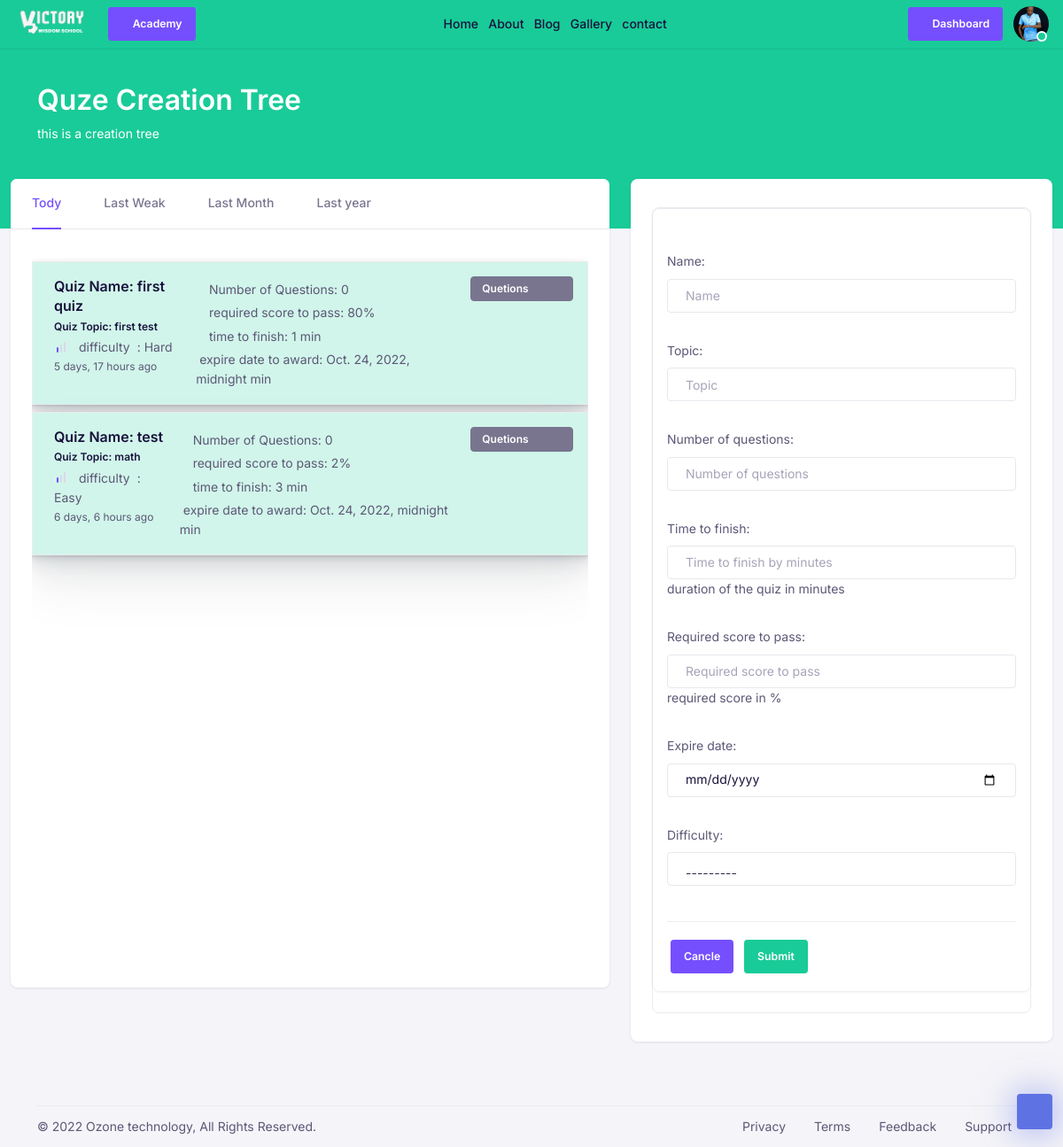
Page /quizzes/htmx/creation_tree/ (signed in) on the committed database.
### main/models.py (models this page shows, shortened)
class GeneralSetting(models.Model):
    site_name = models.CharField(max_length=200, help_text="Enter your website name below")
    site_description = models.TextField(help_text="The site title might be the name of your company or organization, or a brief description of the organization, or a combination of the two.")
    logo=models.ImageField(upload_to="main/images", help_text="Upload your website logo - 120 x 40 ")
    favicon = models.ImageField(upload_to="main/images", help_text="Upload your website favicon - Standard for most desktop browsers. 32×32")
    created = models.DateTimeField(auto_now_add=True)
    updated = models.DateTimeField(auto_now=True)

### accounts/models.py (models this page shows, shortened)
class User(AbstractUser):
    username_validator = UnicodeUsernameValidator()
    email_validator = EmailValidator()
    about = models.TextField(null=True, blank=True)
    bio = models.TextField(null=True, blank=True)
    birth_date = models.DateField(null=True)
    email = models.EmailField(unique=True, validators = [email_validator])
    username = models.CharField(
        max_length=191,
        validators = [username_validator],
        help_text="Required. 150 characters or fewer. Usernames may contain alphanumeric, _, @, +, . and - characters.",
        unique=True,null=True, blank=True
    )
    USERNAME_FIELD = "email"
    REQUIRED_FIELDS = ['username']
    GENDER_CHOICE = (
        ("male", "Male"),
        ("female", "Female"),
    )
    gender = models.CharField(choices=GENDER_CHOICE, max_length=10)
    def is_academic_registrar(self):
        academic_registrar_permissions = [
            "academy.add_branch",
            "academy.change_branch",
            "academy.delete_branch",
            "academy.add_department",
            "academy.change_department",
            "academy.delete_department",
            "academy.add_subject",
            "academy.change_subject",
            "academy.delete_subject",
            "academy.add_section",
            "academy.change_section",
            "academy.delete_section",
        ]
        all_user_perms =  list(self.get_all_permissions())
        has_num_parm = 0
        for perms in academic_registrar_permissions:
          if perms in all_user_perms:
            has_num_parm += 1
        if has_num_parm == len(academic_registrar_permissions):
          return True
        else:
          return False
    def is_student_registrar(self):
        student_registrar_permissions = [
            "accounts.add_user",
            "accounts.change_user",
            "accounts.delete_user",
            "students.add_student",
            "students.change_student",
            "students.delete_student",
        ]
        all_user_perms =  list(self.get_all_permissions())
        has_num_parm = 0
        for perms in student_registrar_permissions:
          if perms in all_user_perms:
            has_num_parm += 1
        if has_num_parm == len(student_registrar_permissions):
          return True
        else:
          return False
    def get_profile_image(self):
        image = self.userimage_set.order_by("-updated", "-created").filter(role = "profile_image")
        if image.exists():
            return image.first().image
        else:
            return None
    class Meta:
        verbose_name = "user"
        ordering = ["-date_joined"]

class UserImage(models.Model):
    user = models.ForeignKey(User, on_delete=models.CASCADE)
    image = models.ImageField(upload_to='user/images')
    created = models.DateTimeField(auto_now_add=True)
    updated = models.DateTimeField(auto_now=True)
    about = models.TextField(null=True, blank=True)
    ROLE_CHOICE = (
        ("profile_image", "Profile Image"),
        ("cover_image", "Cover Image"),
        ("gallery_image", "Gallery Image"),
    )
    role = models.CharField(choices=ROLE_CHOICE, default="gallery_image", max_length=15)
    class Meta:
        ordering = ["-updated", "-created"]

### quiz/models.py (models this page shows, shortened)
class Quiz(models.Model):
    author = models.ForeignKey(User, on_delete=models.CASCADE)
    name = models.CharField(max_length=120)
    topic = models.CharField(max_length=120)
    number_of_questions = models.IntegerField()
    time_to_finish = models.IntegerField(help_text="duration of the quiz in minutes")
    required_score_to_pass = models.IntegerField(help_text="required score in %")
    created = models.DateTimeField(auto_now_add=True)
    expire_date = models.DateTimeField()
    DIFF_CHOICES = (
        ('easy', 'easy'),
        ('medium', 'medium'),
        ('hard', 'hard'),
    )
    difficulty = models.CharField(max_length=6, choices=DIFF_CHOICES)
    def get_num_questions(self):
        num_questions_exists = self.question_set.count()
        if num_questions_exists > self.number_of_questions:
            return self.number_of_questions
        else:
            return num_questions_exists
    class Meta:
        verbose_name_plural = 'Quizzes'

### quiz/views_htmx.py (the view, shortened to what this page needs)
# urls.py: path("htmx/creation_tree/", views_htmx.quiz_creation_tree, name="quiz_creation_tree"),
@login_required(login_url='login')
def quiz_creation_tree(request):
  quizzes = Quiz.objects.order_by("-created").filter(author=request.user)
  quiz_form = HtmxCreateQuizForm()
  context={
    "quizzes":quizzes,
    "quiz_form":quiz_form,
  }
  return render(request, "quiz/register/create_quiz.html", context)

### quiz/forms.py
class HtmxCreateQuizForm(forms.ModelForm):
    class Meta:
        model = Quiz
        fields = ['name','topic','number_of_questions','time_to_finish','required_score_to_pass','expire_date','difficulty']
        widgets = {
            'name': forms.TextInput(attrs={"class":"form-control","required":True, "placeholder":"Name",}),
            'topic': forms.TextInput(attrs={"class":"form-control","required":True, "placeholder":"Topic",}),
            'number_of_questions': forms.NumberInput(attrs={"class":"form-control","required":True,"type":"number","placeholder":"Number of questions"}),
            'required_score_to_pass': forms.NumberInput(attrs={"class":"form-control","required":True,"type":"number","placeholder":"Required score to pass"}),
            'time_to_finish': forms.NumberInput(attrs={"class":"form-control","required":True,"type":"number","placeholder":"Time to finish by minutes"}),
            'expire_date':forms.DateTimeInput(attrs={"class":"form-control", "placeholder":"Expire date", "type":"date"}),
            'difficulty':  forms.Select(attrs={'class': 'form-control single-select'}),
        }

### main/templatetags/myflatpage.py (called while the page is built)
@register.simple_tag(name="general_setting")
def general_setting():
    return GeneralSetting.objects.first()

### quiz/templates/quiz/register/create_quiz.html (shortened to what this page needs)
{% extends 'base/public/base.html' %}
{% load static %}
{% block public_style %}
<link href="{% static 'assets/css/table.css' %}" rel="stylesheet">
{% endblock public_style %}
{% block public_content %}
<div class="pt-lg-6 pb-lg-8 pt-5 pb-4 bg-success">
    <div class="container">
        <div class="row align-items-center">
            <div class="col-xl-7 col-lg-7 col-md-12">
                <div>
                    <h4 class="text-white display-5 fw-semi-bold">
                        Quze Creation Tree
                    </h4>
                    <p class="text-white mb-6 ">
                        this is a creation tree
                    </p>
                </div>
            </div>
        </div>
    </div>
</div>
<div class="pb-10">
    <div class="container-fluid">
        <div class="row">
            <div class="col-lg-7 col-md-12 col-12 mt-n8 mb-10 mb-lg-0">
                <div class="card rounded-3">
                    <div class="card-header border-bottom-0 p-0">
                        <div>
                            <ul class="nav nav-lb-tab" id="tab" role="tablist">
                                <li class="nav-item">
                                    <a class="nav-link active"  href="?filter=last_day">Tody</a>
                                </li>
                                <li class="nav-item">
                                    <a class="nav-link"  href="?filter=last_week">Last Weak</a>
                                </li>
                                <li class="nav-item">
                                    <a class="nav-link"  href="?filter=last_month">Last Month</a>
                                </li>
                                <li class="nav-item">
                                    <a class="nav-link"   href="?filter=last_year">Last year</a>
                                </li>
                            </ul>
                        </div>
                    </div>
                    <div class="card-body">
                        <div data-spy="scroll"  class="scrollspy-example h-auto w-100">
                            <ul class="navbar-nav vh-100 flex-column " id="sideNavbar">
                                {% for quiz in quizzes %}
                                    <li id="hx_quiz_id_{{forloop.counter}}" class="nav-item my-1 card-hover border smooth-shadow-md">
                                        <div class="d-lg-flex p-2 bg-light-success">
                                            <div class="ms-lg-3 mt-2 py-2 mt-lg-0">
                                                <h4 class="mb-1 h4">
                                                    <a href="" class="text-inherit">
                                                        Quiz Name: {{quiz.name}}
                                                    </a>
                                                </h4>
                                                <h5 class="mb-1 h6">
                                                        Quiz Topic: {{quiz.topic}}
                                                </h5>
                                                <div class="mt-1">
                                                    <span class="ms-1">difficulty</span>
                                                    <span class="ms-1">: {{quiz.difficulty|title}}</span>
                                                </div>
                                                <ul class="list-inline fs-6 mb-0">
                                                    <li class="list-inline-item">
                                                        {{quiz.created|timesince}} ago
                                                    </li>
                                                </ul>
                                            </div>
                                            <div class="ms-lg-3 mt-2 py-2 mt-lg-0">
                                                <div class="mt-1">
                                                    <i class="fa fa-map-pin text-muted"></i><span class="ms-1">Number of Questions: {{quiz.get_num_questions}}</span>
                                                </div>
                                                <div class="mt-1">
                                                    <i class="fa fa-map-pin text-muted"></i><span class="ms-1">required score to pass: {{quiz.required_score_to_pass}}%</span>
                                                </div>
                                                <div class="mt-1">
                                                    <i class="fa fa-map-pin text-muted"></i><span class="ms-1 ">time to finish: {{quiz.time_to_finish}} min</span>
                                                </div>
                                                <div class="mt-1">
                                                    <span class="ms-1 ">expire date to award: {{quiz.expire_date}} min</span>
                                                </div>
                                            </div>
                                            <div class="ms-lg-3  btn-group ms-auto my-2 mb-lg-auto me-lg-2">
                                                <button class="btn btn-secondary btn-xs" type="button"
                                                    data-bs-toggle="collapse"
                                                    data-bs-target="#quiz_collape_{{forloop.counter}}" aria-expanded="false" aria-controls="quiz_collape_{{forloop.counter}}">
                                                    Quetions
                                                </button>
                                                <button type="button" class="btn btn-xs btn-secondary dropdown-toggle dropdown-toggle-split" data-bs-toggle="dropdown" aria-haspopup="true" aria-expanded="false">
                                                </button>
                                            </div>
                                        </div>
                                    </li>
                                {% endfor %}
                            </ul>
                        </div>
                    </div>
                </div>
            </div>
            <div class="col-lg-5 col-md-12 col-12 mt-n8 mb-10 mb-lg-0">
                <div class="card rounded-3">
                    <div class="card-body">
                        <div id="hx_quiz_creation_form_id" class=" border-bottom-0 p-0">
                            {% include 'components/forms.html' with form=quiz_form title="Create Quiz" action="/quizzes/htmx/create/" %}
                        </div>
                    </div>
                </div>
            </div>
        </div>
    </div>
</div>
 {% endblock public_content %}

### templates/base/public/navbar.html (shortened to what this page needs)
{% load static %}
{% load myflatpage %}
{% general_setting as generalSetting %}
<header class="topbar-nav">
  <nav class="navbar navbar-expand-lg p-1 ps-3 pe-3 navbar-default bg-success">
    <div class="container-fluid px-0">
      <a class="navbar-brand" href="{% url 'home' %}"><img class="navbar-logo-icon" src="{{generalSetting.logo.url}}" alt=""></a>
      <div class="collapse navbar-collapse" id="navbar-default">
        <ul class="navbar-nav m-0 p-0 my-auto">
          <li class="nav-item me-2   m-0 p-0 my-auto dropdown">
              <button class="btn btn-sm btn-primary" type="button" id="dropdownMenuButton1" data-bs-toggle="dropdown" aria-expanded="false">
                <i aria-hidden="true" class="fa fa-mortar-board"></i> Academy
              </button>
          </li>
        </ul>
        <ul class="navbar-nav ms-auto">
          <li class="nav-item">
            <a class="nav-link" href="{% url 'home' %}">Home</a>
          </li>
          <li class="nav-item">
            <a class="nav-link" href="{% url 'about' %}">About</a>
          </li>
          <li class="nav-item">
            <a class="nav-link" href="{% url 'blog_list' %}">Blog</a>
          </li>
          <li class="nav-item">
            <a class="nav-link" href="{% url 'gallery' %}">Gallery</a>
          </li>
          <li class="nav-item">
            <a class="nav-link" href="{% url 'contact' %}">contact</a>
          </li>
        </ul>
        <ul class="navbar-nav navbar-right-wrap ms-auto d-none d-lg-block">
          {% if request.user.is_authenticated  %}
            {% if request.user.is_superuser %}
              <a href="{% url 'academy_dashboard' %}" class="btn btn-sm btn-primary" role="button" >
                <i class="zmdi zmdi-view-dashboard"></i> Dashboard
              </a>
            {% endif %}
              <li class="dropdown ms-2 d-inline-block">
                <a class="rounded-circle" href="#" data-bs-toggle="dropdown" data-bs-display="static" aria-expanded="false">
                  <div class="avatar avatar-md avatar-indicators avatar-online">
                    <img alt="avatar" src="{% if request.user.get_profile_image.url %}
                    {{request.user.get_profile_image.url}}
                    {% else %}{% static 'assets/images/avater.png' %}{% endif %}" class="rounded-circle">
                  </div>
                </a>
              </li>
          {% else %}
            <div class="ms-auto mt-lg-0">
              <a href="{% url 'login' %}" class="btn btn-sm btn-outline-dark btn-sm ms-3">Sign in</a>
              <a href="{% url 'register' %}" class="btn btn-sm btn-dark btn-sm ms-1">Sign up</a>
            </div>
          {% endif %}
        </ul>
      </div>
    </div>
  </nav>
</header>

### static/assets/css/my_style.css (style rules this page uses)
.navbar-logo-icon { width: 85px; margin-right: 5px; }
.dropdown-toggle::after { width: auto !important; height: auto !important; }
.dropdown-toggle:after { float: right; margin-inline-end: auto; }

### rows in the picture
GeneralSetting: logo (picture)
User: id.image (picture)
Quiz: name "first quiz", topic "first test", difficulty "Hard", created "5 days, 17 hours", get_num_questions "0", required_score_to_pass "80", time_to_finish "1", expire_date "Oct. 24, 2022, midnight"
Quiz: name "test", topic "math", difficulty "Easy", created "6 days, 6 hours", get_num_questions "0", required_score_to_pass "2", time_to_finish "3", expire_date "Oct. 24, 2022, midnight"

### other values in the picture
{{ field.label_tag }} "Name:" "Topic:" "Number of questions:" "Time to finish:" "Required score to pass:" "Expire date:" "Difficulty:"
{{ field.help_text|safe }} "duration of the quiz in minutes" "required score in %"
